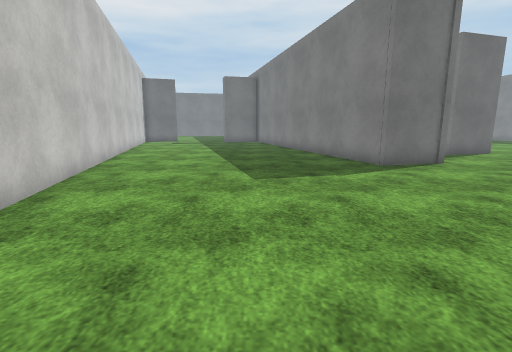
[1] (above)

22 first-person views from a walk through a scene from a Unity 3-D project. The camera is 1.2 m above the floor, tilts 10° down and sees 85° across. The floor is counted in squares, 1 m on a side. Each view is taken from the middle of a square. On the plan, view 1 faces up. The plan holds only what a view shows up to about 13 squares ahead; the rest is blank. The place goes on beyond the plan. The terrain is drawn as flat ground. The player is left out. Some animated figures are left out. Surface patterns are stand-ins for the level's own textures.

[2]
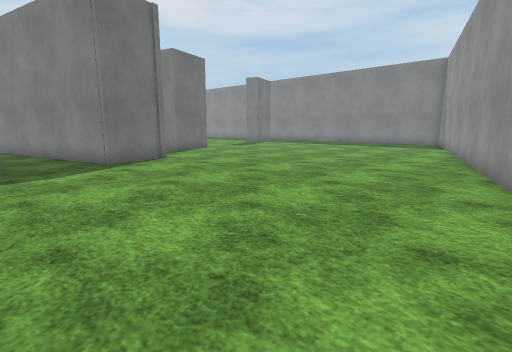

[3]
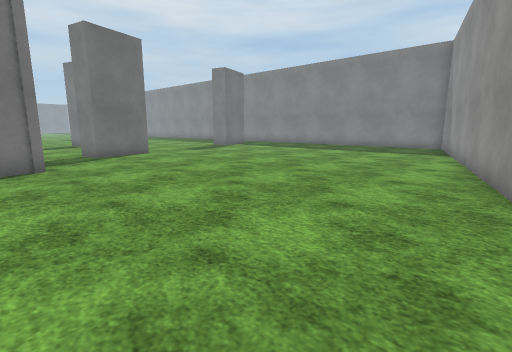

[4]
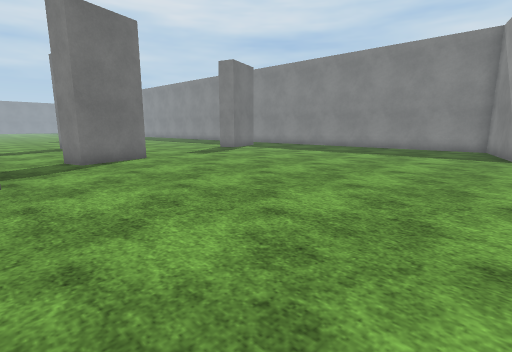

[5]
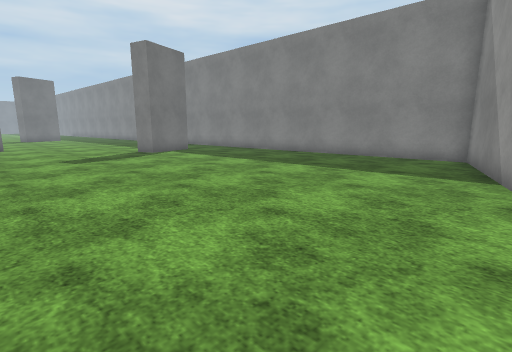

[6]
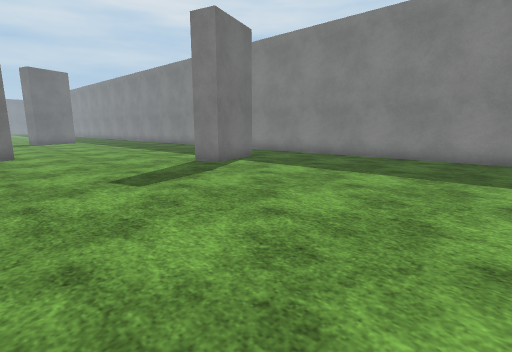

[7]
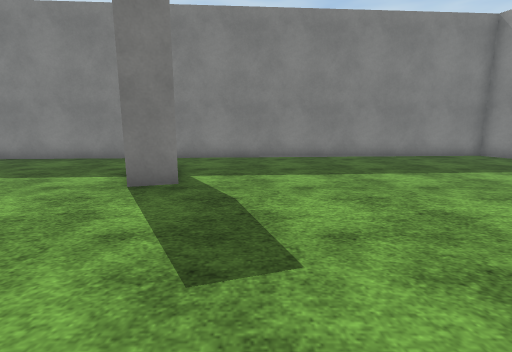

[8]
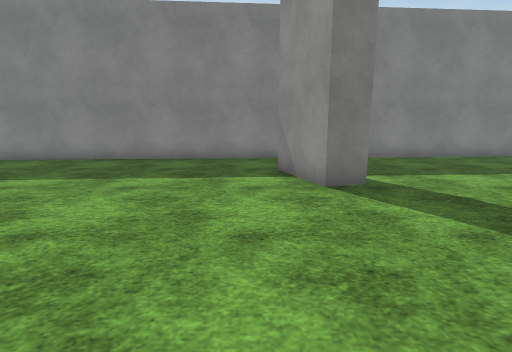

[9]
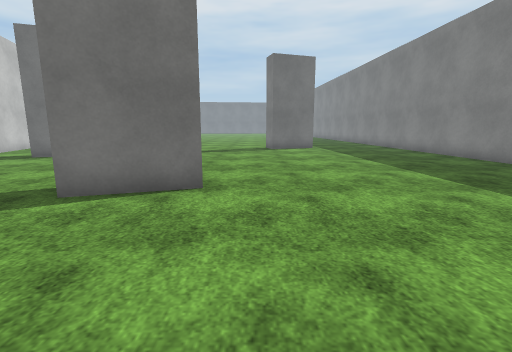

[10]
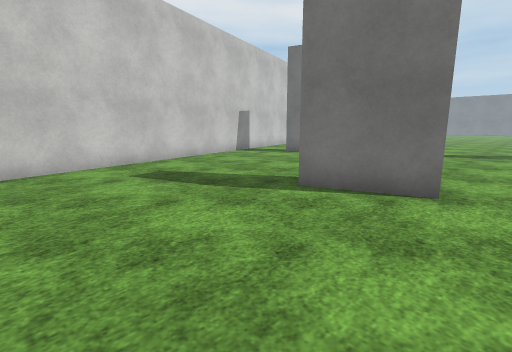

[11]
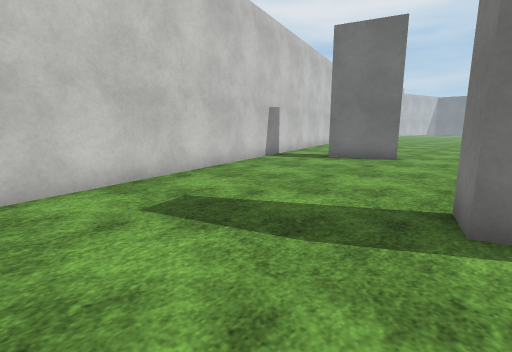

[12]
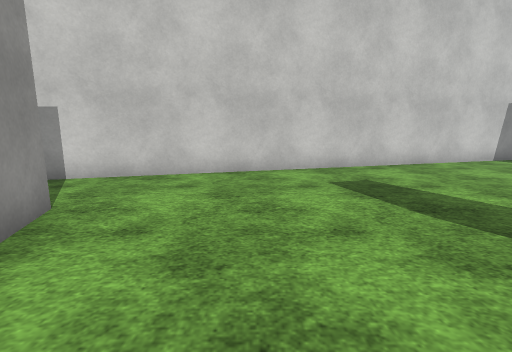

[13]
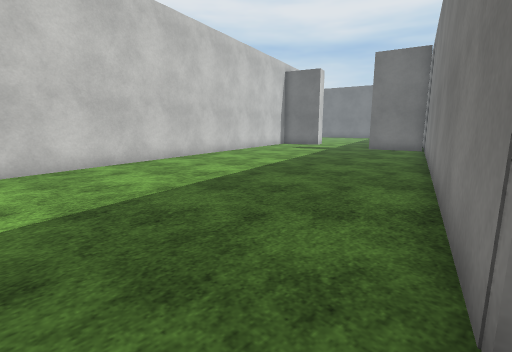

[14]
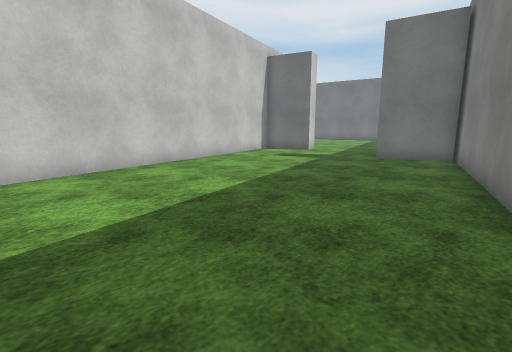

[15]
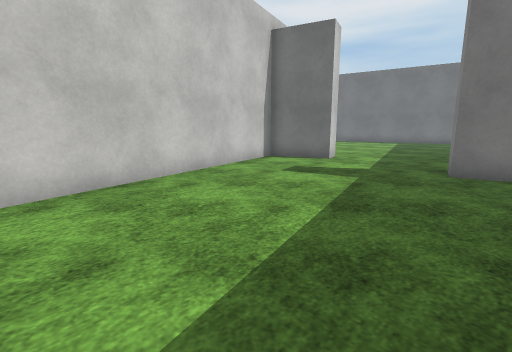

[16]
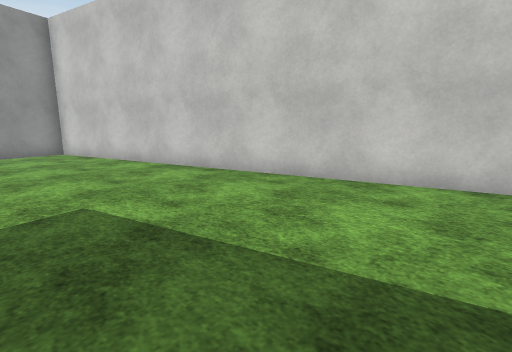

[17]
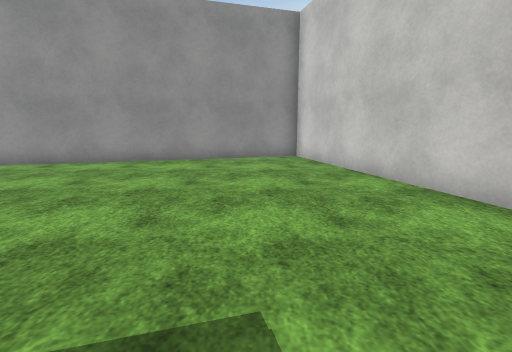

[18]
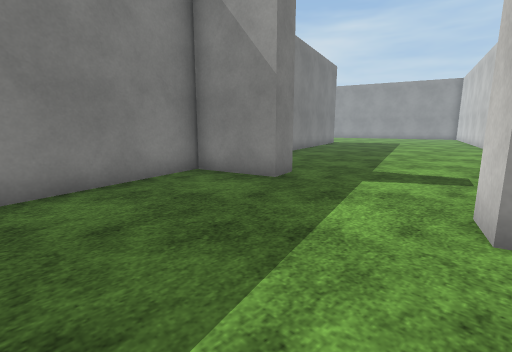

[19]
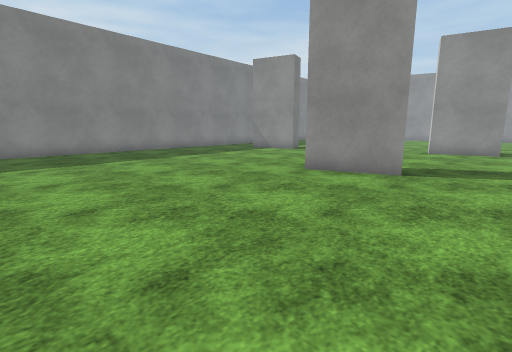

[20]
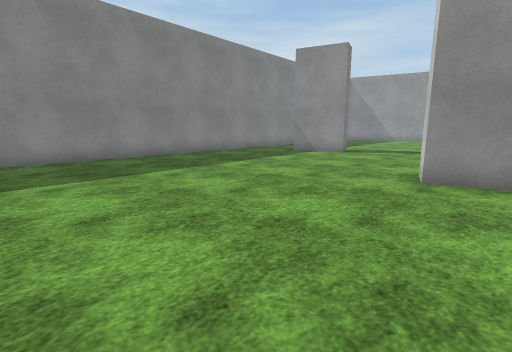

[21]
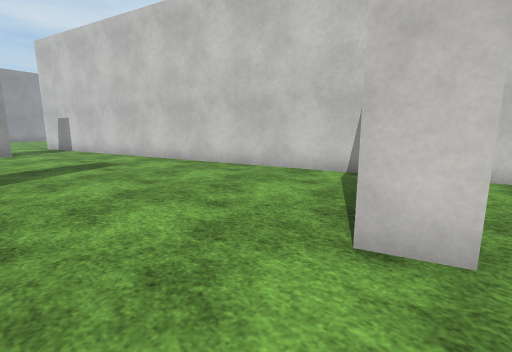

[22]
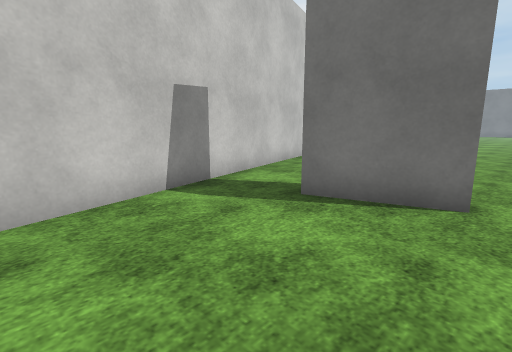

### Floor plan
Points are (right, up) in squares from view 1. A wall is a line through its corners. A room is listed if a view was taken in it or the views show most of it. See-through windows are left out.
Room 1 (views 1, 2, 3, 4, 5, 6, 7, 8, 9, 10, 11, 12, 13, 14, 15, 16, 17, 18, 19, 20, 21, 22)
walls: (10.7, 12.7) (8.3, 12) (8, 13) (10.4, 13.7); (6.3, 9.3) (4, 8.6) (-1.3, 27.9); (9.6, 19.7) (9.3, 20.6) (11.6, 21.4) (11.9, 20.4) (9.6, 19.7); (19.2, 15.4) (16.8, 14.6) (16.5, 15.6) (19, 16.4); (0.1, 22.6) (-2.4, 22) (-2.6, 23) (-0.1, 23.6); (6.1, 27.8) (6.4, 26.8) (4.1, 26.1); (1.5, 26.5) (5.7, 11.2); (-8.4, 20.9) (-1.7, -3.6) (22.7, 3.6) (21, 28.3); (-6.8, 24.5) (-6.5, 23.5) (-8.6, 22.8)
ways out: opening at (2.5, 27); gap at (6, 28)

Positions as (right, up) in squares from view 1, and headings:
1: (0, 0), facing up
2: (1, -1), facing up-right
3: (5, 0), facing up-right
4: (6, 2), facing up-right
5: (11, 2), facing up-right
6: (11, 7), facing up-right
7: (11, 13), facing right
8: (11, 17), facing right
9: (13, 15), facing up
10: (13, 15), facing up-left
11: (10, 16), facing up-left
12: (12, 16), facing left
13: (4, 7), facing up-left
14: (2, 11), facing up-left
15: (-1, 14), facing up-left
16: (1, 11), facing down-left
17: (0, 8), facing down
18: (-7, 28), facing down-right
19: (7, 28), facing down-right
20: (10, 28), facing down-right
21: (9, 28), facing down-left
22: (7, 22), facing up-left
